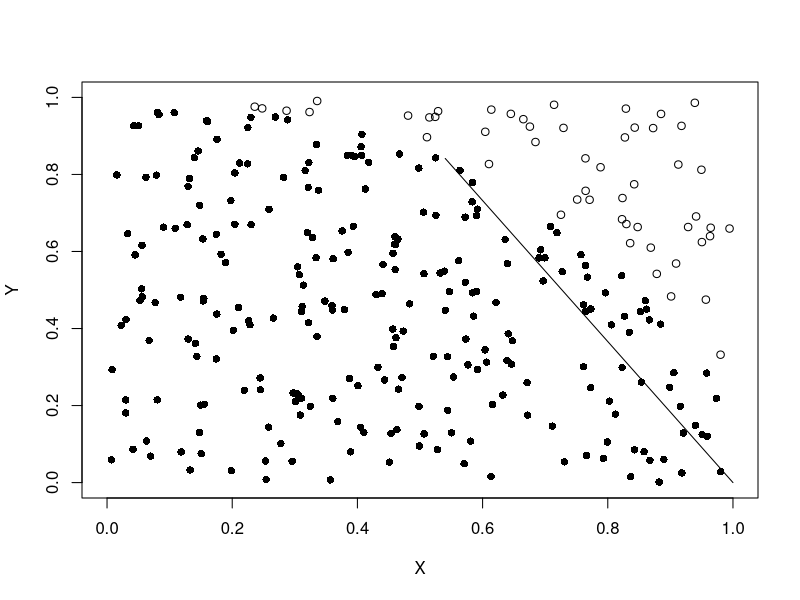

Write the R code that produced this figure.
## ---- chunk 1
n=300
p=matrix(runif(n*2),n,2)
sel = rowSums(p**2)<1
plot(p,pch=ifelse(sel,16,1),xlim=c(0,1),ylim=c(0,1),xlab="X",ylab="Y")
a = seq(0,pi/2)
lines(cos(a),sin(a))
